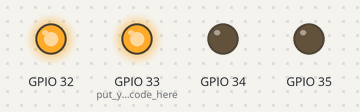
Simulated run of this sketch. Board: ESP32. On the bench: output pins drawn as LEDs (lit = HIGH).

Above: at 0.1 s.
Timing chart, 0 to 1.6 s (numbered marks = the images above):
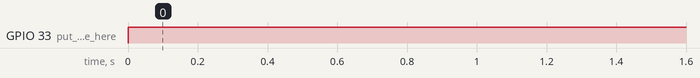

The sketch:

ceshi.ino
```cpp
void setup() {
 pinMode(32,OUTPUT);
pinMode(35,OUTPUT);
pinMode(34,OUTPUT);
pinMode(33,OUTPUT); // put your setup code here, to run once:

}

void loop() {
  digitalWrite(32,HIGH);
    digitalWrite(35,LOW);
    digitalWrite(33,HIGH);    //关闭反转
    digitalWrite(34,LOW);// put your main code here, to run repeatedly:

}
```

Measured:
- by itself, GPIO 33 (put_your_setup_code_here): LOW → HIGH at 0.00 s
